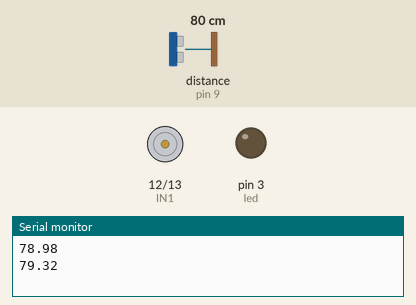
Recording of a sketch running on a simulated Arduino Uno, built with avr-gcc and run on an emulated ATmega328P. Shown: motor-driver pin pairs drawn as motors (green arrow = first pin HIGH = forward, orange = second pin HIGH = backward, longer = more drive, scaled by the enable pin), output pins drawn as LEDs (lit = HIGH), the last lines printed to the serial monitor. Wiring (inferred from the names in the program): ultrasonic range finder: trigger pin 10; echo pin 9. Inputs (shaded band) come from the test bench; at power-on: distance to the obstacle (sensor on pin 9) 80 cm. The echo pulse lasts 58.3 µs per cm; pins used as bus, display or sensor lines are not drawn.

Above: at 1.9 s.
2.0 s: distance to the obstacle (sensor on pin 9) set to 12 cm
4.4 s: distance to the obstacle (sensor on pin 9) set to 9 cm
At 6.6 s:
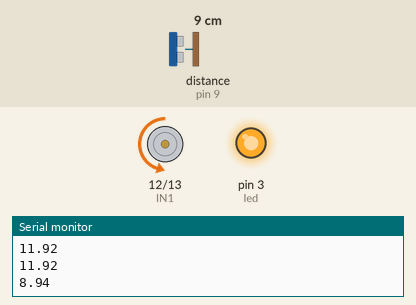
8.7 s: distance to the obstacle (sensor on pin 9) set to 18 cm
At 11.3 s:
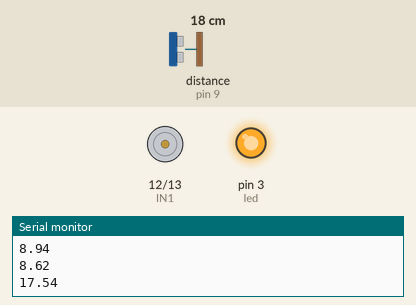
13.0 s: distance to the obstacle (sensor on pin 9) set to 2 cm
At 15.3 s:
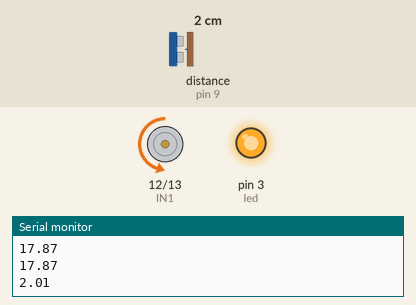
17.3 s: distance to the obstacle (sensor on pin 9) set to 35 cm
At 22.3 s:
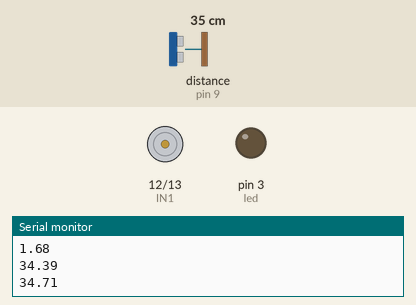
Timing chart, 0 to 22.6 s (numbered marks = the images above; inputs shaded):
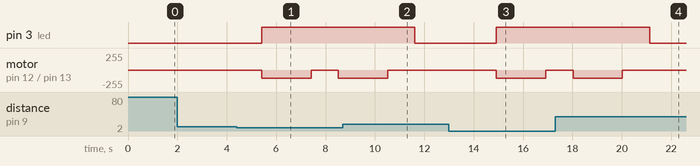

Measured:
- the behaviour switches between 11 and 10 cm on distance to the obstacle (sensor on pin 9) (found by bisection; images 0 and 1)
- after the input at 4.4 s, pin 3 (led): LOW → HIGH after 1.0 s; motor on pin 12 (IN1) / pin 13 (IN2): stopped → backward 120/255 after 1.0 s, → stopped 2.0 s later, → backward 120/255 1.1 s later
- after the input at 8.7 s, pin 3 (led): HIGH → LOW after 2.9 s; motor on pin 12 (IN1) / pin 13 (IN2): goes on until 10.5 s, then stays stopped
- after the input at 13.0 s, pin 3 (led): LOW → HIGH after 1.9 s; motor on pin 12 (IN1) / pin 13 (IN2): stopped → backward 120/255 after 1.9 s, → stopped 2.0 s later
- after the input at 17.3 s, pin 3 (led): HIGH → LOW after 3.8 s; motor on pin 12 (IN1) / pin 13 (IN2): goes on until 20.0 s, then stays stopped

The sketch:

Porta.ino
```cpp
const int trigPin = 10;
const int echoPin = 9;
const int IN1 = 12;
const int IN2 = 13;
const int ENB = 11;
const int led = 3;
float duration, distance;

void setup() {

  Serial.begin(9600);

  // Ultrassônico
  pinMode(trigPin, OUTPUT);
  pinMode(echoPin, INPUT);

  // Motor
  pinMode(IN1, OUTPUT);
  pinMode(IN2, OUTPUT);
  pinMode(ENB, OUTPUT);
  // LED
  pinMode(led, OUTPUT);
}

void loop() {

  // Disparo do sensor
  digitalWrite(trigPin, LOW);
  delayMicroseconds(2);
  digitalWrite(trigPin, HIGH);
  delayMicroseconds(10);
  digitalWrite(trigPin, LOW);

  // Leitura do eco
  duration = pulseIn(echoPin, HIGH);
  distance = duration * 0.034 / 2;

  Serial.println(distance);
  delay(1000);
  // Se detectar a cápsula
  if (distance < 10) {
     // liga LED
    digitalWrite(IN2, HIGH); // abre porta
    digitalWrite(IN1, LOW);
    analogWrite(ENB, 120);
    analogWrite(led,255);
    delay(2000);
    digitalWrite(IN2, LOW);
    digitalWrite(IN1, LOW);

  } else {

     // desliga LED e motor
    digitalWrite(IN1, LOW);
    digitalWrite(IN2, LOW);
    analogWrite(led, 0);
  }

  delay(100);
}
```
